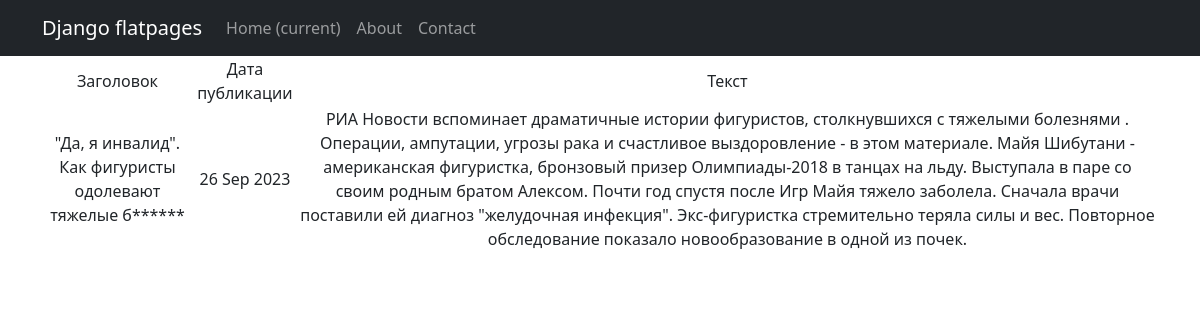
The page /news/1/ on the database its author committed.
### NewsPortal/models.py (models this page shows, shortened)
class Post(models.Model):
    NEWS = 'NW'
    ARTICLE = 'AR'
    CATEGORY = [(NEWS, 'Новость'),
                (ARTICLE, 'Статья')
                ]
    category_post = models.CharField(max_length=2, choices=CATEGORY, default=ARTICLE)
    date_time = models.DateTimeField(auto_now_add=True)
    title = models.CharField(max_length=255)
    text = models.TextField()
    rating = models.SmallIntegerField(default=0)
    added_at = models.DateTimeField(auto_now=True)
    author = models.ForeignKey(Author, on_delete=models.CASCADE)
    category = models.ManyToManyField(Category, through='PostCategory', related_name='article')

### NewsPortal/views.py (the view)
# urls.py: path('<int:pk>/', cache_page(60*5)(PostDetail.as_view()), name='post_detail'),
class PostDetail(DetailView):
    model = Post
    template_name = 'news_index.html'
    context_object_name = 'news'

### NewsPortal/templatetags/custom_filters.py (called while the page is built)
@register.filter()
def censor(text):
    words = text.split()
    censor_list = []
    for word in words:
        if word.lower() in bad_words:
            censor_word = word[0] + '*' * (len(word) - 1)
            censor_list.append(censor_word)
        else:
            censor_list.append(word)
    return ' '.join(censor_list)

### templates/news_index.html (shortened to what this page needs)
{% extends 'flatpages/default.html' %}
{% load custom_filters %}
{% block content %}
    {% if news %}
        <table>
            <tr>
                <td>Заголовок</td>
                <td>Дата публикации</td>
                <td>Текст</td>
            </tr>
            <tr>
                <td>{{news.title|censor}}</td>
                <td>{{news.date_time|date:'d M Y'}}</td>
                <td>{{news.text|censor}}</td>
            </tr>
        </table>
    {% endif %}
{% endblock content %}

### rows shown on the page
Post: title|censor "\"Да, я инвалид\". Как фигуристы одолевают тяжелые б******", date_time "26 Sep 2023", text|censor "РИА Новости вспоминает драматичные истории фигуристов, столкнувшихся с тяжелыми болезнями . Операции, ампутации, угрозы рака и счастливое выздоровление - в этом материале. Майя Шибутани - американская фигуристка, бронзовый призер Олимпиады-2018 в танцах на льду. Выступала в паре со своим родным братом Алексом. Почти год спустя после Игр Майя тяжело заболела. Сначала врачи поставили ей диагноз \"желудочная инфекция\". Экс-фигуристка стремительно теряла силы и вес. Повторное обследование показало новообразование в одной из почек."
